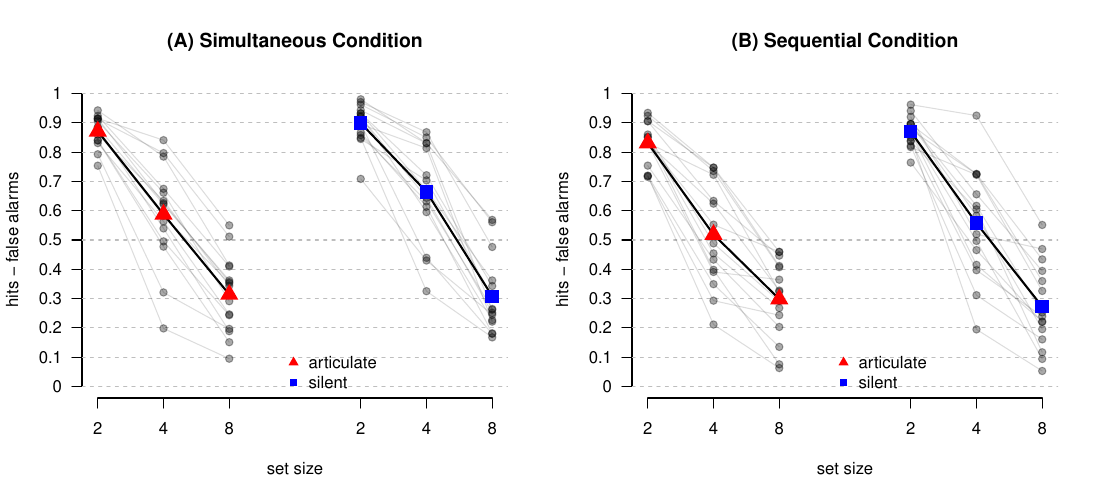

Reproduce this figure in R.
# Descriptive Statistics Plot for the STA Paper
# [email redacted] | Sept. '13

# Assumes that `combinedDat` is loaded into the environment (created in supplement.Rmd).

subj <- unique(combinedDat$sub)

# Plotting parameters:
pdf('descriptiveStats.pdf', width = 11, height = 5)

par(mfrow = c( 1, 2), las=1)

for(cond in c('simultaneous', 'sequential')) {
  
  plot(NA, ylim=c(0, 1), xlim=c(1, 7), ylab='hits - false alarms', xlab='set size', main=paste(ifelse(cond == 'sequential', '(B) Sequential', '(A) Simultaneous'), 'Condition'), axes=FALSE)
  axis(1, at=c(1:3, 5:7), labels=rep(c(2,4,8), 2), mgp=c(1, 1, 0))
  axis(2, at=seq(0, 1, .1), labels=seq(0, 1, .1))
  abline(h=seq(0, 1, .1), col='gray', lty=2)
  
  # one line per pp
  for(s in unique(combinedDat$sub)) {
    y1 <- combinedDat$d[combinedDat$sub == s & combinedDat$art == 'articulate' & combinedDat$seq == cond]
    y2 <- combinedDat$d[combinedDat$sub == s & combinedDat$art == 'silent' & combinedDat$seq == cond]
    lines(x=c(1:3), y=y1, col='#00000022')
    lines(x=c(5:7), y=y2, col='#00000022')
    points(x=c(1:3, 5:7), y=c(y1, y2), col='#00000055', pch=19)
  }
  
  # group means as symbols
  gM <- aggregate(d ~ ss + seq + art, combinedDat, mean)
  gM <- gM$d[gM$seq == cond]
  lines(x=c(1:3), y=gM[1:3], col='#000000', lwd=2)
  lines(x=c(5:7), y=gM[4:6], col='#000000', lwd=2)
  points(x=c(1:3, 5:7), y=gM, col=rep(c('#FF0000', '#0000FF'), each=3), pch=rep(c(17, 15), each=3), cex=1.8)
  
  # add a legend
  legend(x=3.75, y=.15, legend=c('articulate', 'silent'), col=c('#FF0000', '#0000FF'), pch=c(17,15), bty='n')
}

dev.off()